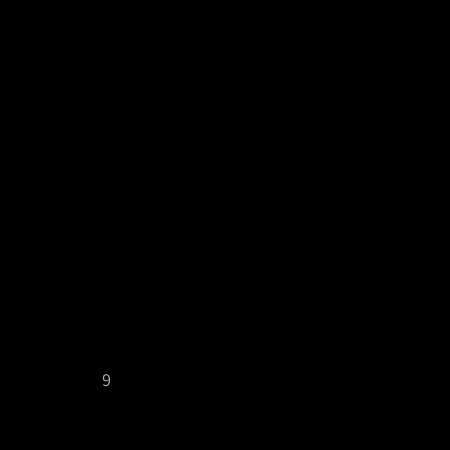
Frame 1 (no input)
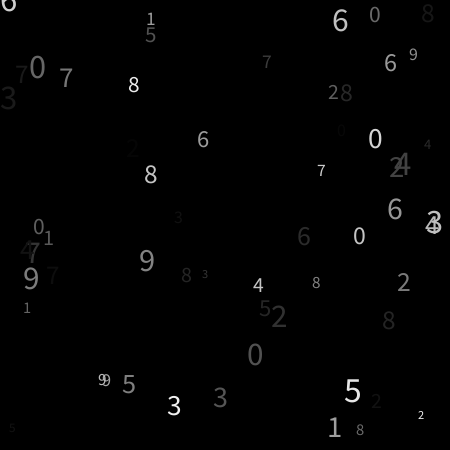
Frame 60 (the mouse pressed at the canvas centre just before this capture)
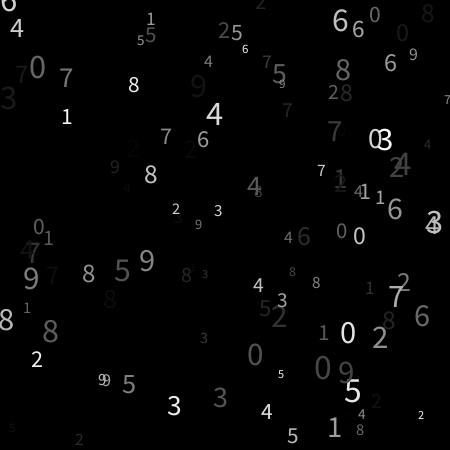
Frame 120 (the mouse held since frame 60 and released just before this capture)

The Processing sketch that drew these frames (run headless with seeded random() and noise(); from frame 60 on, the mouse is pressed at the canvas centre):

// Processing sketch: suuji
// ── suuji.pde
void setup() {
  size(450, 450);
  background(0, 0, 0);
}

void draw() {
  fill(random(256));
  textSize(random(12, 36));
  textAlign(CENTER);
  text(int(random(10)), random(width), random(height));
}
